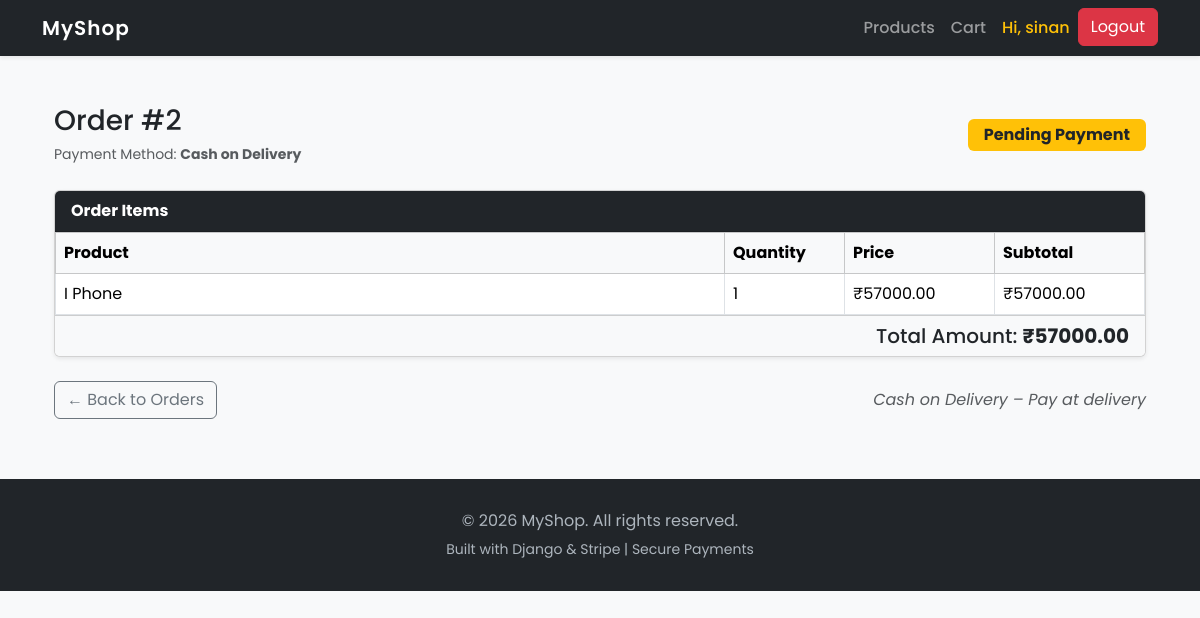
Screenshot of /orders/2/ (signed in) with the database file from the repository.
### orders/models.py (models this page shows, shortened)
class Order(models.Model):
    PAYMENT_METHODS = (
        ('stripe', 'Stripe'),
        ('cod', 'Cash on Delivery'),
    )
    user = models.ForeignKey(User, on_delete=models.CASCADE)
    total_price = models.DecimalField(max_digits=10, decimal_places=2)
    is_paid = models.BooleanField(default=False)
    created_at = models.DateTimeField(auto_now_add=True)
    payment_method = models.CharField(max_length=20, choices=PAYMENT_METHODS, default='cod')
    stripe_session_id = models.CharField(max_length=255, blank=True, null=True)

class OrderItem(models.Model):
    order = models.ForeignKey(Order, on_delete=models.CASCADE, related_name='items')
    product = models.ForeignKey(Product, on_delete=models.CASCADE)
    quantity = models.PositiveIntegerField()
    price = models.DecimalField(max_digits=10, decimal_places=2)
    def total_price(self):
        return self.quantity * self.price

### products/models.py (models this page shows, shortened)
class Product(models.Model):
    name=models.CharField(max_length=100)
    price=models.BigIntegerField()
    description=models.TextField()
    image=models.ImageField(upload_to="products/")

### orders/views.py (the view)
# urls.py: path('<int:order_id>/', views.order_detail, name='order_detail'),
@login_required
def order_detail(request, order_id):
    order = Order.objects.get(id=order_id, user=request.user)
    for item in order.items.all():
        item.total_price = item.quantity * item.price
    return render(request, 'orders/order_detail.html', {
        'order': order
    })

### templates/orders/order_detail.html (shortened to what this page needs)
{% extends 'base.html' %}
{% block content %}
<div class="container mt-5">
    <div class="d-flex justify-content-between align-items-center mb-4">
        <div>
            <h3 class="mb-1">Order #{{ order.id }}</h3>
            <small class="text-muted">
                Payment Method:
                <strong>{{ order.get_payment_method_display }}</strong>
            </small>
        </div>
        {% if order.is_paid %}
            <span class="badge bg-success px-3 py-2 fs-6">Paid</span>
        {% else %}
            <span class="badge bg-warning text-dark px-3 py-2 fs-6">
                Pending Payment
            </span>
        {% endif %}
    </div>
    <div class="card shadow-sm mb-4">
        <div class="card-header bg-dark text-white">
            <strong>Order Items</strong>
        </div>
        <div class="card-body p-0">
            <table class="table table-bordered table-hover mb-0">
                <thead class="table-light">
                    <tr>
                        <th>Product</th>
                        <th width="120">Quantity</th>
                        <th width="150">Price</th>
                        <th width="150">Subtotal</th>
                    </tr>
                </thead>
                <tbody>
                    {% for item in order.items.all %}
                    <tr>
                        <td>{{ item.product.name }}</td>
                        <td>{{ item.quantity }}</td>
                        <td>₹{{ item.price }}</td>
                        <td>₹{{ item.total_price }}</td>
                    </tr>
                    {% empty %}
                    <tr>
                        <td colspan="4" class="text-center text-muted">
                            No items found in this order.
                        </td>
                    </tr>
                    {% endfor %}
                </tbody>
            </table>
        </div>
        <div class="card-footer text-end bg-light">
            <h5 class="mb-0">
                Total Amount:
                <strong class="text-dark">₹{{ order.total_price }}</strong>
            </h5>
        </div>
    </div>
    <div class="d-flex justify-content-between align-items-center">
        <a href="{% url 'orders:order_list' %}" class="btn btn-outline-secondary">
            ← Back to Orders
        </a>
        {% if not order.is_paid and order.payment_method == 'stripe' %}
            <a href="{% url 'orders:stripe_checkout' order.id %}"
               class="btn btn-success px-4">
                Pay with Stripe 💳
            </a>
        {% elif order.payment_method == 'cod' and not order.is_paid %}
            <span class="text-muted fst-italic">
                Cash on Delivery – Pay at delivery
            </span>
        {% endif %}
    </div>
</div>
{% endblock %}

### templates/base.html (shortened to what this page needs)
<!DOCTYPE html>
<html lang="en">
<head>
    <link href="https://cdn.jsdelivr.net/npm/bootstrap@5.3.2/dist/css/bootstrap.min.css" rel="stylesheet">
</head>
<body>
<nav class="navbar navbar-expand-lg navbar-dark bg-dark shadow-sm">
    <div class="container">
        <a class="navbar-brand" href="/">MyShop</a>
        <div class="collapse navbar-collapse" id="navbarNav">
            <ul class="navbar-nav ms-auto">
                <li class="nav-item">
                    <a class="nav-link" href="/">Products</a>
                </li>
                {% if user.is_authenticated %}
                    <li class="nav-item">
                        <a class="nav-link" href="/cart/">Cart</a>
                    </li>
                    <li class="nav-item">
                        <span class="nav-link text-warning">
                            Hi, {{ user.username }}
                        </span>
                    </li>
                    <li class="nav-item">
                        <form method="post" action="{% url 'logout' %}">
                            <button class="btn btn-danger">Logout</button>
                        </form>
                    </li>
                {% endif %}
            </ul>
        </div>
    </div>
</nav>
<div class="container mt-5">
    {% block content %}
    {% endblock %}
</div>
<footer class="footer text-center">
    <div class="container">
        <p class="mb-1">&copy; 2026 MyShop. All rights reserved.</p>
        <small>
            Built with Django & Stripe | Secure Payments
        </small>
    </div>
</footer>
</body>
</html>

### templates/base.html (style rules this page uses)
body { font-family: 'Poppins', sans-serif; background-color: #f8f9fa; }
.navbar-brand { font-weight: 600; letter-spacing: 1px; }
.nav-link { font-weight: 500; }
.footer { background: #212529; color: #adb5bd; padding: 30px 0; margin-top: 60px; }

### rows the page displays
Order: id "2", payment_method "Cash on Delivery", total_price "57000.00"
OrderItem: product.name "I Phone", quantity "1", price "57000.00", total_price "57000.00"

### other values shown
{{ user.username }} "sinan"
